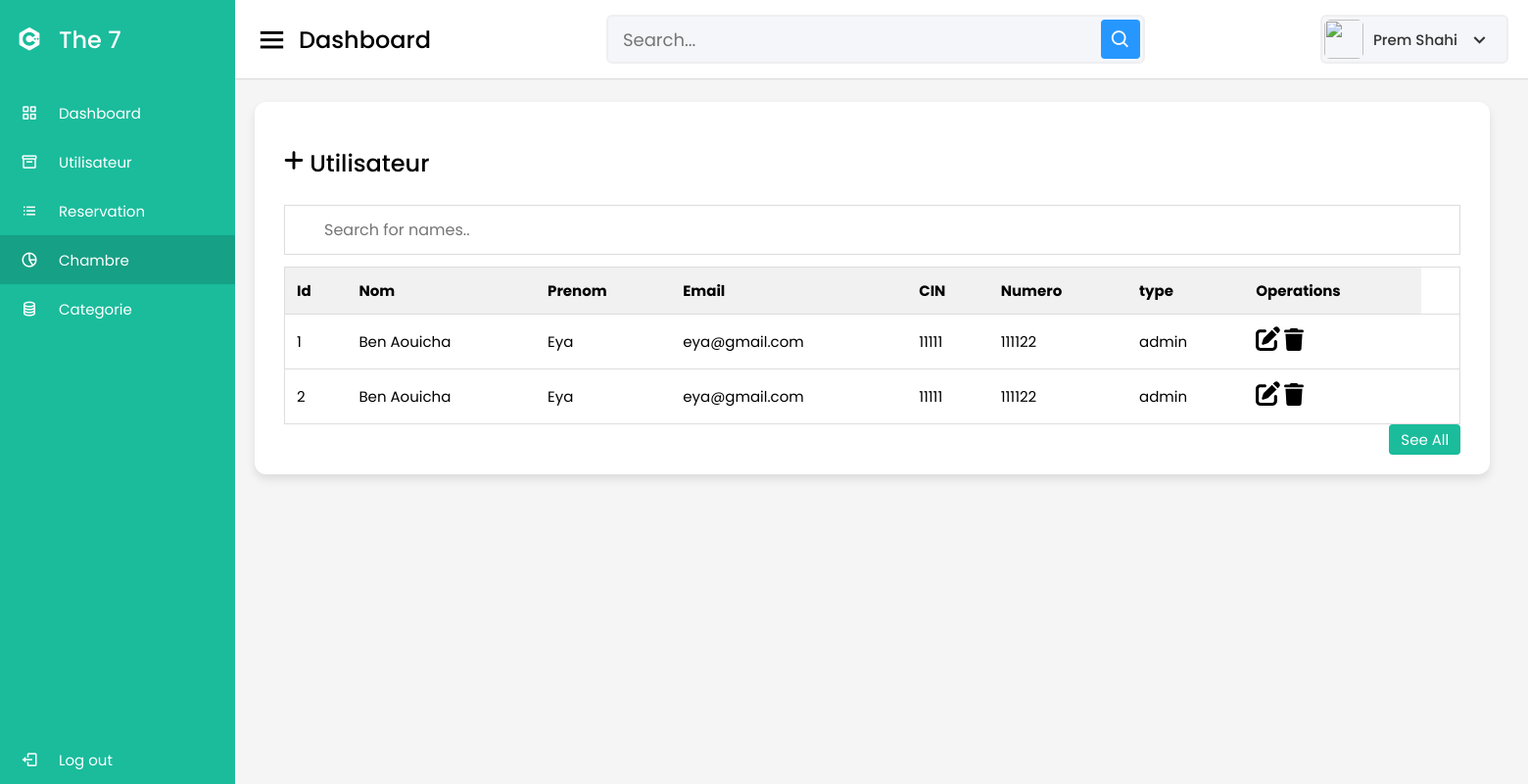
Before: /chambre/index.php with the older database file.
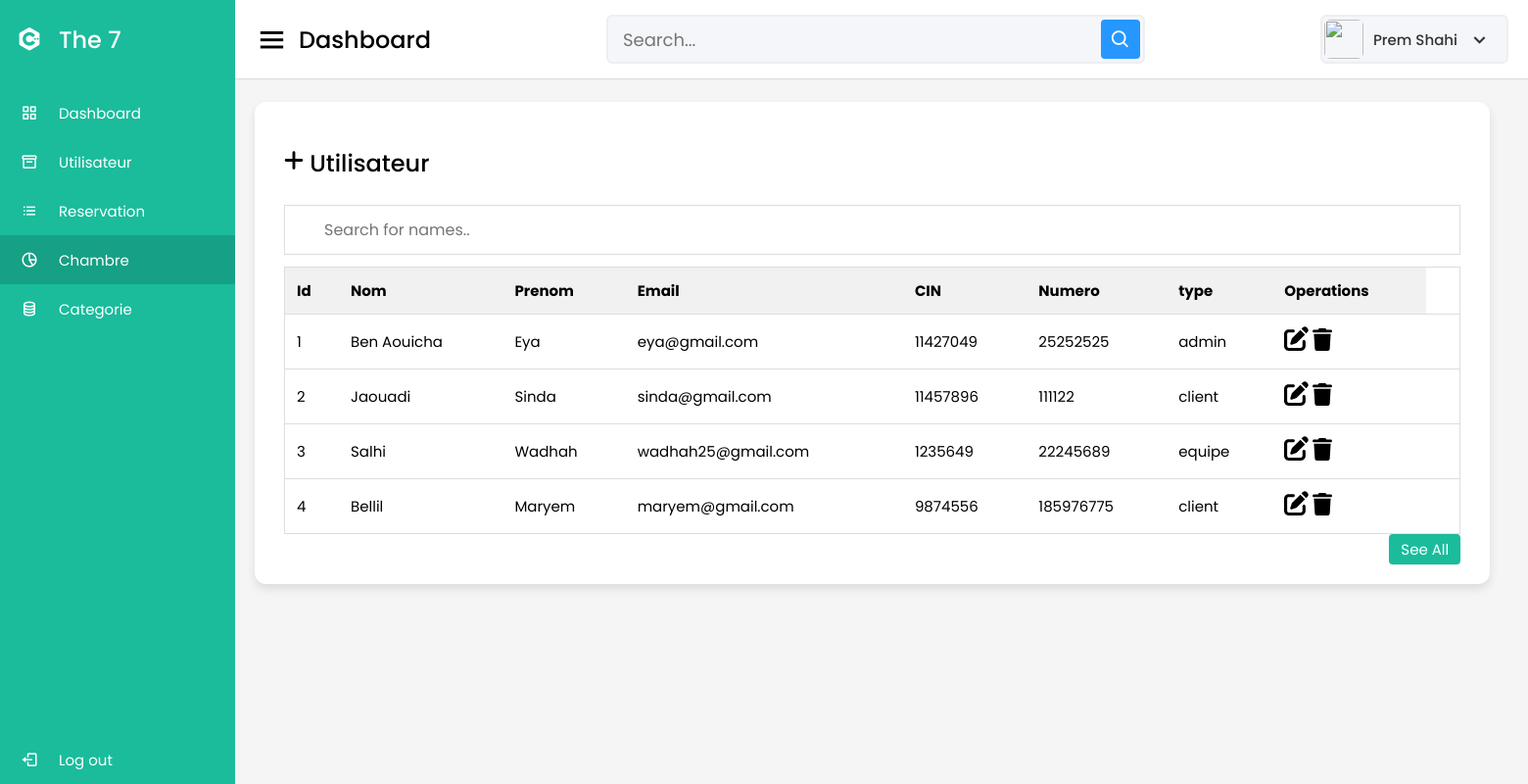
After: the same page with the newer database file.
### tables this page shows
CREATE TABLE IF NOT EXISTS `utilisateur` (
  `id` int(11) NOT NULL AUTO_INCREMENT,
  `nom` varchar(255) NOT NULL,
  `prenom` varchar(255) NOT NULL,
  `email` varchar(255) NOT NULL,
  `numero` int(11) NOT NULL,
  `cin` int(11) NOT NULL,
  `type` enum('admin','client','equipe','') NOT NULL,
  `mdp` varchar(255) NOT NULL,
  PRIMARY KEY (`id`)
);

### chambre/index.php (the view, shortened to what this page needs)
<!DOCTYPE html>
<html lang="en" dir="ltr">
  <head>
    <link rel="stylesheet" href="../css/style.css">
    <link href='https://unpkg.com/boxicons@2.0.7/css/boxicons.min.css' rel='stylesheet'>
   </head>
<body>
  <div class="sidebar">
    <div class="logo-details">
      <i class='bx bxl-c-plus-plus'></i>
      <span class="logo_name">The 7</span>
    </div>
      <ul class="nav-links">
        <li>
          <a href="../dashboard.php" >
            <i class='bx bx-grid-alt' ></i>
            <span class="links_name">Dashboard</span>
          </a>
        </li>
        <li>
          <a href="../Utilisateur/index.php" >
            <i class='bx bx-box' ></i>
            <span class="links_name">Utilisateur</span>
          </a>
        </li>
        <li>
          <a href="../Reservation/index.php">
            <i class='bx bx-list-ul' ></i>
            <span class="links_name">Reservation</span>
          </a>
        </li>
        <li>
          <a href="#" class="active">
            <i class='bx bx-pie-chart-alt-2' ></i>
            <span class="links_name">Chambre</span>
          </a>
        </li>
        <li>
          <a href="../categorie/index.php">
            <i class='bx bx-coin-stack' ></i>
            <span class="links_name">Categorie</span>
          </a>
        </li>
        <li class="log_out">
          <a href="#">
            <i class='bx bx-log-out'></i>
            <span class="links_name">Log out</span>
          </a>
        </li>
      </ul>
  </div>
  <section class="home-section">
    <nav>
      <div class="sidebar-button">
        <i class='bx bx-menu sidebarBtn'></i>
        <span class="dashboard">Dashboard</span>
      </div>
      <div class="search-box">
        <input type="text" placeholder="Search...">
        <i class='bx bx-search' ></i>
      </div>
      <div class="profile-details">
        <img src="images/profile.jpg" alt="">
        <span class="admin_name">Prem Shahi</span>
        <i class='bx bx-chevron-down' ></i>
      </div>
    </nav>
    <div class="home-content" style="width: 147%!important;">
    <?php
$pdo = new connect();
$query = "select * from utilisateur";
$pdostmt = $pdo->prepare($query);
$pdostmt->execute();
?>
      <div class="sales-boxes" >
        <div class="recent-sales box">
          <br>
          <div class="title"> <a href="create.php" ><img src="../fonts/plus-solid.svg"  style="width:20px;heigth:20px"alt=""></a>  Utilisateur</div>
         <br>
         <input type="text" id="myInput" onkeyup="myFunction()" placeholder="Search for names..">
          <div class="sales-details">
           <table  id="myTable">
            <tr class="header">
                <th>Id</th>
                <th>Nom</th>
                <th>Prenom</th>
                <th>Email</th>
                <th>CIN</th>
                <th>Numero</th>
                <th>type</th>
                <th>Operations</th>
            </tr>
            <?php
        $ligne = $pdostmt->fetchAll(PDO::FETCH_ASSOC);
        foreach ($ligne as $value) {
        ?>
            <tr>
                <td> <?php echo $value["id"]; ?></td>
                <td><?php echo $value["nom"]; ?></td>
                <td><?php echo $value["prenom"]; ?></td>
                <td><?php echo $value["email"]; ?></td>
                <td><?php echo $value["cin"]; ?></td>
                <td><?php echo $value["numero"]; ?></td>
                <td><?php echo $value["type"]; ?></td>
                <td><a href="update.php?id=<?php echo $value["id"] ?>"><img src="../fonts/pen-to-square-solid.svg"  style="width:25px;heigth:25px"alt=""></a> <a href="delete.php?id=<?php echo $value["id"] ?>"><img src="../fonts/trash-solid.svg"  style="width:20px;heigth:20px"alt=""></a></td>
                <td></td>
            </tr>
        <?php } ?>
           </table>
          </div>
          <div class="button">
            <a href="#">See All</a>
          </div>
        </div>
      </div>
    </div>
  </section>
</body>
</html>

Changed rows visible on the page:
changed utilisateur "Ben Aouicha": cin "11111" → "11427049"; numero "111122" → "25252525"
changed utilisateur id 2: nom "Ben Aouicha" → "Jaouadi"; prenom "Eya" → "Sinda"; email "eya@gmail.com" → "sinda@gmail.com"; cin "11111" → "11457896"; type "admin" → "client"
added utilisateur: id "3", nom "Salhi", prenom "Wadhah", email "wadhah25@gmail.com", cin "1235649", numero "22245689", type "equipe"
added utilisateur: id "4", nom "Bellil", prenom "Maryem", email "maryem@gmail.com", cin "9874556", numero "185976775", type "client"
